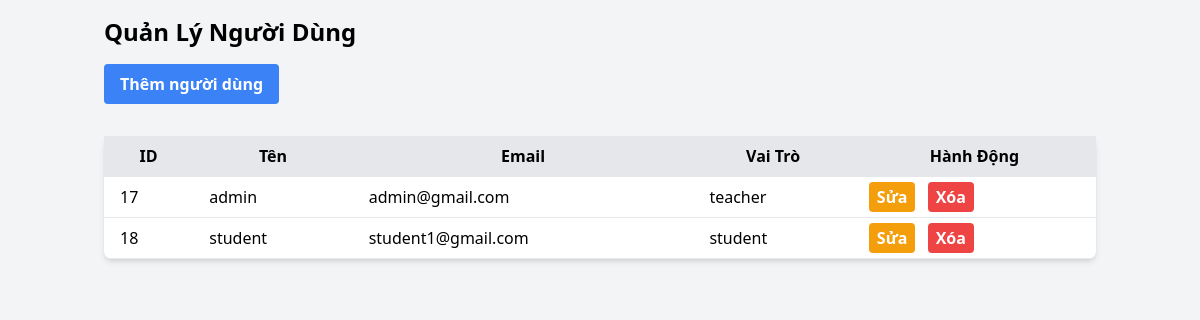
Page /admin/pages/form_user_manager.php on the committed database.
### tables this page shows
CREATE TABLE `users` (
  `user_id` int(11) NOT NULL,
  `username` varchar(50) NOT NULL,
  `password` varchar(255) NOT NULL,
  `email` varchar(100) NOT NULL,
  `created_at` timestamp NOT NULL DEFAULT current_timestamp(),
  `last_login` timestamp NULL DEFAULT NULL,
  `profile_picture` varchar(255) DEFAULT NULL,
  `status` enum('active','inactive','banned') DEFAULT 'active',
  `role` enum('student','teacher') DEFAULT 'student'
);

### admin/pages/form_user_manager.php (the view, shortened to what this page needs)
<?php
include '../../config/conn.php';
$result = $conn->query("SELECT user_id, username, email, role FROM users");
$users = $result->fetch_all(MYSQLI_ASSOC);
?>
<!DOCTYPE html>
<html lang="vi">
<head>
    <link href="https://cdn.jsdelivr.net/npm/tailwindcss@2.2.19/dist/tailwind.min.css" rel="stylesheet">
</head>
<body class="bg-gray-100">
    <div class="container mx-auto p-4">
        <h2 class="text-2xl font-semibold mb-4">Quản Lý Người Dùng</h2>
        <a href="../../admin/includes/logic/add_user_manager.php" class="mb-4 inline-block">
            <button class="bg-blue-500 hover:bg-blue-700 text-white font-bold py-2 px-4 rounded">Thêm người dùng</button>
        </a>
        <table class="min-w-full bg-white rounded-lg shadow-md mt-4">
            <thead>
                <tr class="bg-gray-200">
                    <th class="py-2 px-4 border-b">ID</th>
                    <th class="py-2 px-4 border-b">Tên</th>
                    <th class="py-2 px-4 border-b">Email</th>
                    <th class="py-2 px-4 border-b">Vai Trò</th>
                    <th class="py-2 px-4 border-b">Hành Động</th>
                </tr>
            </thead>
            <tbody>
                <?php foreach ($users as $user): ?>
                    <tr class="hover:bg-gray-100">
                        <td class="py-2 px-4 border-b"><?php echo $user['user_id']; ?></td>
                        <td class="py-2 px-4 border-b"><?php echo $user['username']; ?></td>
                        <td class="py-2 px-4 border-b"><?php echo $user['email']; ?></td>
                        <td class="py-2 px-4 border-b"><?php echo $user['role']; ?></td>
                        <td class="py-2 px-4 border-b">
                            <a href="../../admin/includes/logic/edit_user_manager.php?user_id=<?php echo $user['user_id']; ?>" class="bg-yellow-500 hover:bg-yellow-700 text-white font-bold py-1 px-2 rounded mr-2">Sửa</a>
                            <a href="../../admin/includes/logic/delete_user_manager.php?key=user_id&table=users&datakey=<?php echo $user['user_id']; ?>" class="bg-red-500 hover:bg-red-700 text-white font-bold py-1 px-2 rounded" onclick="return confirm('Bạn có chắc chắn muốn xóa người dùng này không?');">Xóa</a>
                        </td>
                    </tr>
                <?php endforeach; ?>
            </tbody>
        </table>
    </div>
</body>
</html>

### rows in the picture
users: user_id "17", username "admin", email "admin@gmail.com", role "teacher"
users: user_id "18", username "student", email "student1@gmail.com", role "student"
